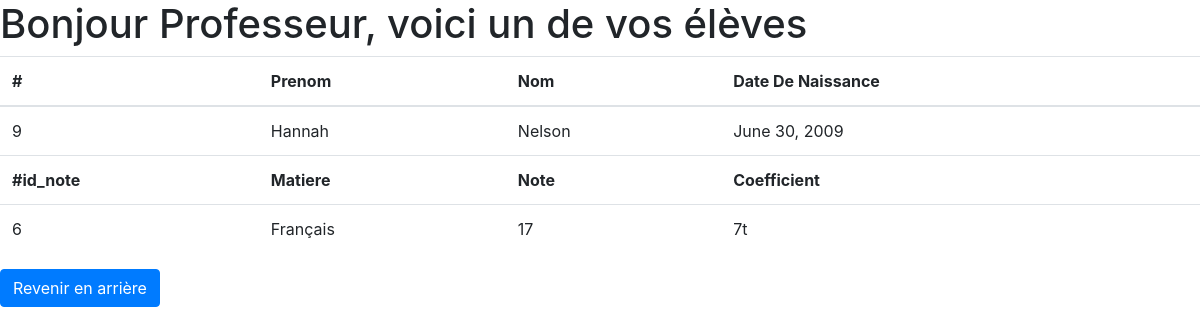
The page /students/student/9/ on the database its author committed.
### student_app/models.py (models this page shows, shortened)
class Student(models.Model):
	first_name = models.CharField(max_length=20)
	last_name = models.CharField(max_length=20)
	birthdate = models.DateField()

class Note(models.Model):
	student = models.ForeignKey(Student , on_delete=models.CASCADE)
	matiere = models.CharField(max_length=20)
	note = models.TextField(default=0)
	coefficient = models.IntegerField(default=0)

### student_app/views.py (the view)
# urls.py: path('student/<int:student_id>/', views.details, name='student'),
def details(request, student_id):
    student = Student.objects.get(id=student_id)
    notes = Note.objects.filter(student=student)
    return render(request, 'students/details.html', context={'student': student, 'notes': notes})

### student_app/templates/students/details.html (shortened to what this page needs)
<!DOCTYPE html>
<html>
<head>
  <link rel="stylesheet" href="https://stackpath.bootstrapcdn.com/bootstrap/4.1.3/css/bootstrap.min.css">
</head>
<body>
  <h1>Bonjour Professeur, voici un de vos élèves</h1>
  <table class="table">
    <thead>
      <tr>
        <th scope=“col”>#</th>
        <th scope=“col”>Prenom</th>
            <th scope=“col”>Nom</th>
            <th scope=“col”> Date De Naissance</th>
      </tr>
    </thead>
    <tbody>
      <tr>
        <td>{{ student.id }}</td>
        <td scope="row">{{ student.last_name }}</td>
        <td>  {{ student.first_name }} </td>
        <td>  {{ student.birthdate }} </td>
      </tr>
      <tr>
              <th scope=“col”>#id_note</th>
              <th scope=“col”>Matiere</th>
              <th scope=“col”>Note</th>
              <th scope=“col”> Coefficient</th>
          </tr>
        {% for note in notes %}
        <tr>
          <td scope="col">{{ note.id }}</td>
          <td scope="col">{{ note.matiere }}</td>
          <td scope="col">{{ note.note }}</td>
          <td scope="col">{{ note.coefficient }}t</td>
        </tr>
        {% endfor %}
    </tbody>
  </table>
  <a class="btn btn-primary" href="{% url 'student_app:index' %}">Revenir en arrière</a>
</body>
</html>

### rows shown on the page
Student: id "9", last_name "Hannah", first_name "Nelson", birthdate "June 30, 2009"
Note: id "6", matiere "Français", note "17", coefficient "7"
